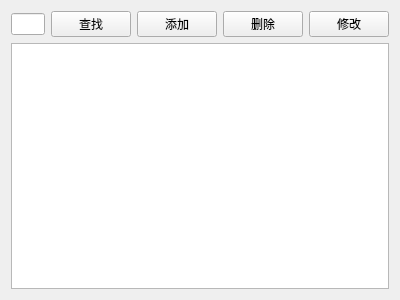
<?xml version="1.0" encoding="UTF-8"?>
<ui version="4.0">
 <class>PatientView</class>
 <widget class="QWidget" name="PatientView">
  <property name="geometry">
   <rect>
    <x>0</x>
    <y>0</y>
    <width>400</width>
    <height>300</height>
   </rect>
  </property>
  <property name="windowTitle">
   <string>患者管理</string>
  </property>
  <layout class="QVBoxLayout" name="verticalLayout">
   <item>
    <layout class="QHBoxLayout" name="horizontalLayout">
     <item>
      <widget class="QLineEdit" name="txtSearch"/>
     </item>
     <item>
      <widget class="QPushButton" name="btSearch">
       <property name="text">
        <string>查找</string>
       </property>
       <property name="icon">
        <iconset resource="lab3.qrc">
         <normaloff>:/image/find.svg</normaloff>:/image/find.svg</iconset>
       </property>
      </widget>
     </item>
     <item>
      <widget class="QPushButton" name="btAdd">
       <property name="text">
        <string>添加</string>
       </property>
       <property name="icon">
        <iconset resource="lab3.qrc">
         <normaloff>:/image/new.svg</normaloff>:/image/new.svg</iconset>
       </property>
      </widget>
     </item>
     <item>
      <widget class="QPushButton" name="btDelete">
       <property name="text">
        <string>删除</string>
       </property>
       <property name="icon">
        <iconset resource="lab3.qrc">
         <normaloff>:/image/delete.png</normaloff>:/image/delete.png</iconset>
       </property>
      </widget>
     </item>
     <item>
      <widget class="QPushButton" name="btEdit">
       <property name="text">
        <string>修改</string>
       </property>
       <property name="icon">
        <iconset resource="lab3.qrc">
         <normaloff>:/image/change.png</normaloff>:/image/change.png</iconset>
       </property>
      </widget>
     </item>
    </layout>
   </item>
   <item>
    <widget class="QTableView" name="tableView"/>
   </item>
  </layout>
 </widget>
 <resources>
  <include location="lab3.qrc"/>
 </resources>
 <connections/>
</ui>
